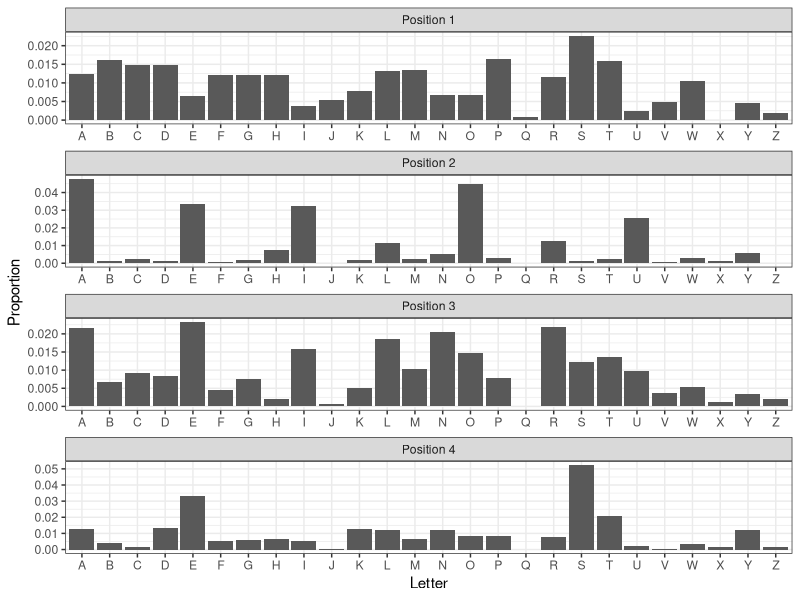
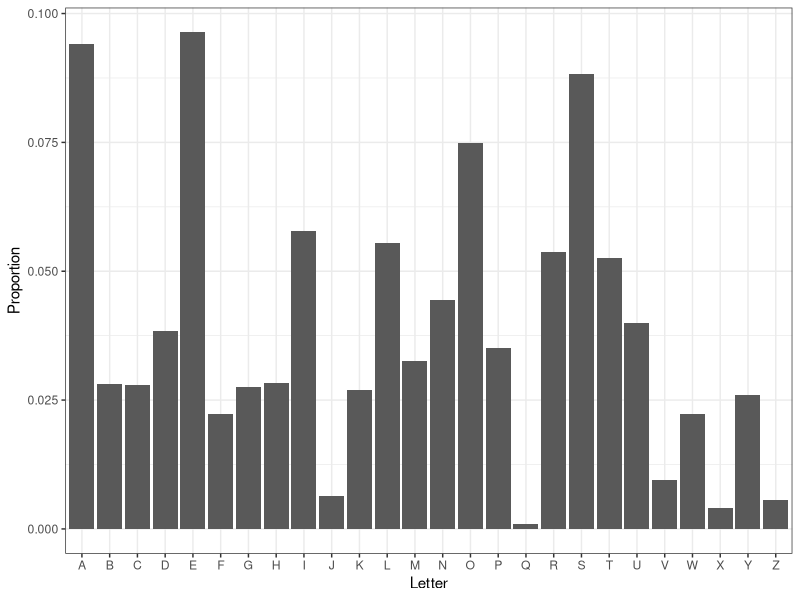

R code for these plots, in order:
## ---- chunk 1
list.of.packages <- c("ggplot2", "gridExtra")
new.packages <- list.of.packages[!(list.of.packages %in% installed.packages()[,"Package"])]
if(length(new.packages)) install.packages(new.packages)

library(ggplot2)
library(gridExtra)
## ---- chunk 2
dictionary <- read.csv("data/dictionary.csv")
## ---- chunk 3
# Split words into letters
letters_out <- strsplit(dictionary$words, "")

df <- data.frame(matrix(ncol = 2, nrow = 0))
colnames(df) <- c("letter", "position")

# Make a dataframe of letters and their positions
for (letter in letters_out) {
  df <- rbind(df, data.frame("letter" = letter, "position" = 1:4))
}

# Turn this into a table mapping letters to frequencies
df <- data.frame(table(df))
df$Freq <- df$Freq / sum(df$Freq)
df$position <- paste0("Position ", df$position)

ggplot(df, aes(x = toupper(letter), y = Freq)) + 
  geom_bar(stat="identity") + 
  xlab("Letter") + 
  ylab("Proportion") + 
  theme_bw() + 
  facet_wrap(as.factor(df$position), nrow = 4, scales = "free")
## ---- chunk 4
# Split words into letters and create one long vector of all the letters
letters_out <- unlist(strsplit(dictionary$words, ""))

# Make a dataframe with the proportion of each letter
df <- data.frame(table(letters_out) / length(letters_out))
colnames(df) <- c("letters", "proportions")

ggplot(df, aes(x = toupper(letters), y = proportions)) + 
  geom_bar(stat="identity") + 
  xlab("Letter") + 
  ylab("Proportion") + 
  theme_bw()
## ---- chunk 5
nsims <- 10000
n <- 30

single_sim <- function() {
  # Make n draws from a multinomial
  y <- rmultinom(n, 4, df$proportions)
  
  # Calculate the MLE
  mle <- -4 * rowSums(y)[1] / (4 * n) * rowSums(y)[2] / (4 * n)
  
  # Calculate the MOM estimator
  mom <- mean(y[1, ] * y[2, ]) - mean(y[1, ]) * mean(y[2, ])
  
  return (c(mle, mom))
}

# Run this nsims times, storing results in a matrix
estimates <- replicate(nsims, single_sim())

# Get the true covariance
true_cov <- - 4 * df$proportions[1] * df$proportions[2]

outputs <- c(mean((estimates[1,] - true_cov)^2),
             mean((estimates[2,] - true_cov)^2))
names(outputs) <- c("MLE MSE", "MOM MSE")

outputs
